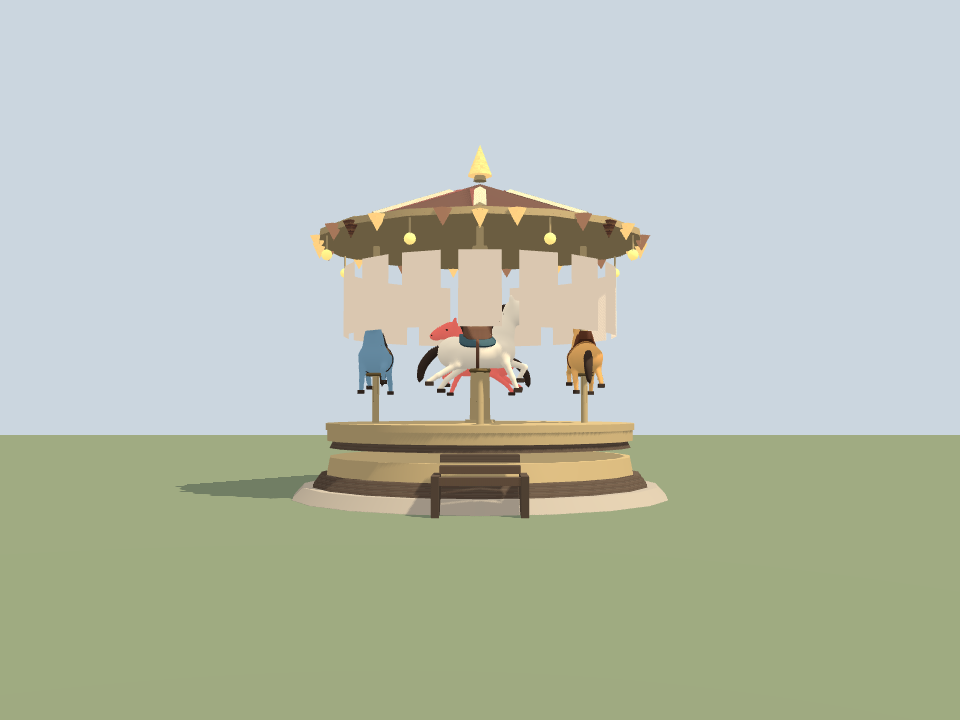
#> input picture agents/arthur/reviews/hero-assets/polish-299-carousel-seamtracery/before/gameplay.png, 960 x 720 px, found by its file name
$ python struct57-pixel-falsify.py
#> lines starting #> are read from the running program, lines starting #| are printed output that depends on the picture; after the words box and inside, x2 and y2 are one past the last pixel; in counts of white or black regions, pixels touching at a corner belong together
#!/usr/bin/env python3
# struct57-pixel-falsify.py — waterstair concept re-author falsification.
# Counts teal-class pixels (blue-dominant over red, green over red) and
# resolves the row-band structure of the water stack, before vs after.
from PIL import Image
import numpy as np

def teal_regions(path, label):
#> called with label = 'BEFORE (v1 tank, 4acda521)'
    img = np.asarray(Image.open(path).convert('RGB')).astype(int)
    r, g, b = img[:, :, 0], img[:, :, 1], img[:, :, 2]
#> r: shape (720, 960) int64; 228 distinct labels, from 28 to 255
#> g: shape (720, 960) int64; 233 distinct labels, from 23 to 255
#> b: shape (720, 960) int64; 213 distinct labels, from 18 to 236
    teal = (b > r + 25) * (g > r) * (b > 60)
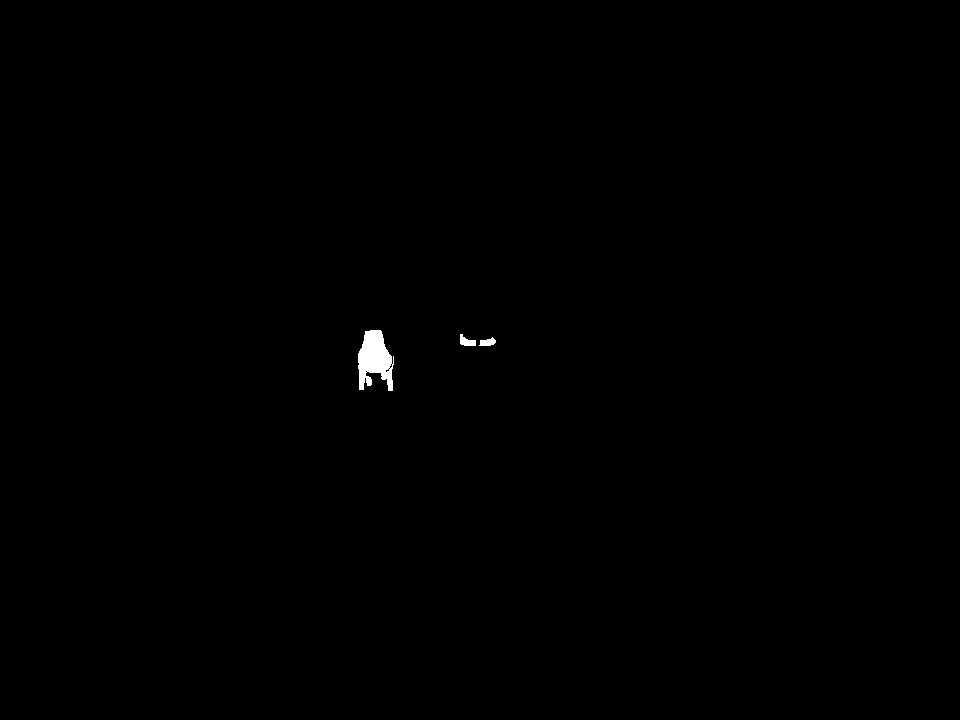
#> teal: shape (720, 960) bool; 0.24% white; 3 white regions, box (x1, y1, x2, y2) and area: (358, 330, 394, 391) 1445, (460, 334, 476, 346) 119, (479, 337, 496, 346) 101
    n = int(teal.sum())
#> n = 1665
    print(f"{label}: teal-class px = {n} ({100*n/(img.shape[0]*img.shape[1]):.2f}%)")
#| BEFORE (v1 tank, 4acda521): teal-class px = 1665 (0.24%)
    if n:
        ys, xs = np.where(teal)
#> ys = 1665 values from 330 to 390; xs = 1665 values, max 495 at index 268, min 358 at index 712, mean 387.7
        print(f"  bbox x[{xs.min()},{xs.max()}] y[{ys.min()},{ys.max()}]")
#|   bbox x[358,495] y[330,390]
        rows = np.where(teal.any(axis=1))[0]
#> rows = 61 values from 330 to 390
        bands = []
        start = rows[0]; prev = rows[0]
#> after `start = rows[0]`: start = 330
#> after `prev = rows[0]`: prev = 330
        for y in rows[1:]:
            if y != prev + 1:
                bands.append((start, prev)); start = y
            prev = y
#> this loop made 60 passes
#> after the loop, bands = []
        bands.append((start, prev))
        print(f"  {len(bands)} contiguous teal row-bands: {bands[:8]}")
#|   1 contiguous teal row-bands: [(330, 390)]

base = 'agents/arthur/reviews/struct57-waterstair/'
teal_regions(base + 'before/gameplay.png', 'BEFORE (v1 tank, 4acda521)')
teal_regions(base + 'after2/gameplay.png', 'AFTER v3 gameplay (2b418077)')
#> call 2 of teal_regions, with label = 'AFTER v3 gameplay (2b418077)'
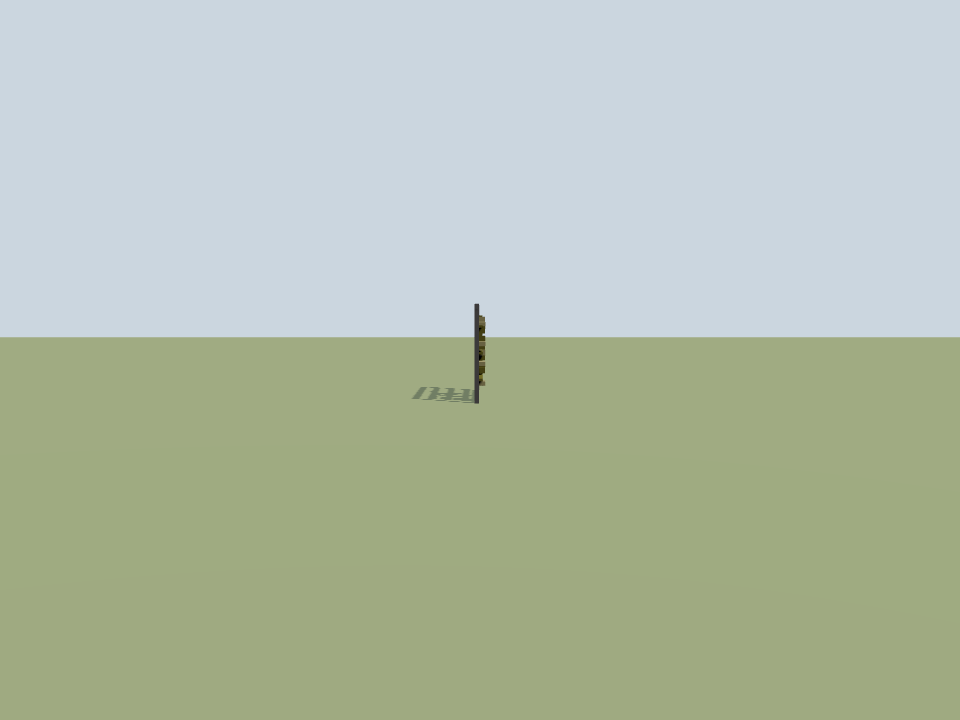
#> input picture agents/arthur/reviews/artwalk-b1/gameplay.png, 960 x 720 px, found by its file name
#> in teal_regions (call 2), `r, g, b = img[:, :, 0], img[:, :, 1], img[:, :, 2]`: r: shape (720, 960) int64; 130 distinct labels, from 0 to 203
#> in teal_regions (call 2), `r, g, b = img[:, :, 0], img[:, :, 1], img[:, :, 2]`: g: shape (720, 960) int64; 128 distinct labels, from 0 to 214
#> in teal_regions (call 2), `r, g, b = img[:, :, 0], img[:, :, 1], img[:, :, 2]`:
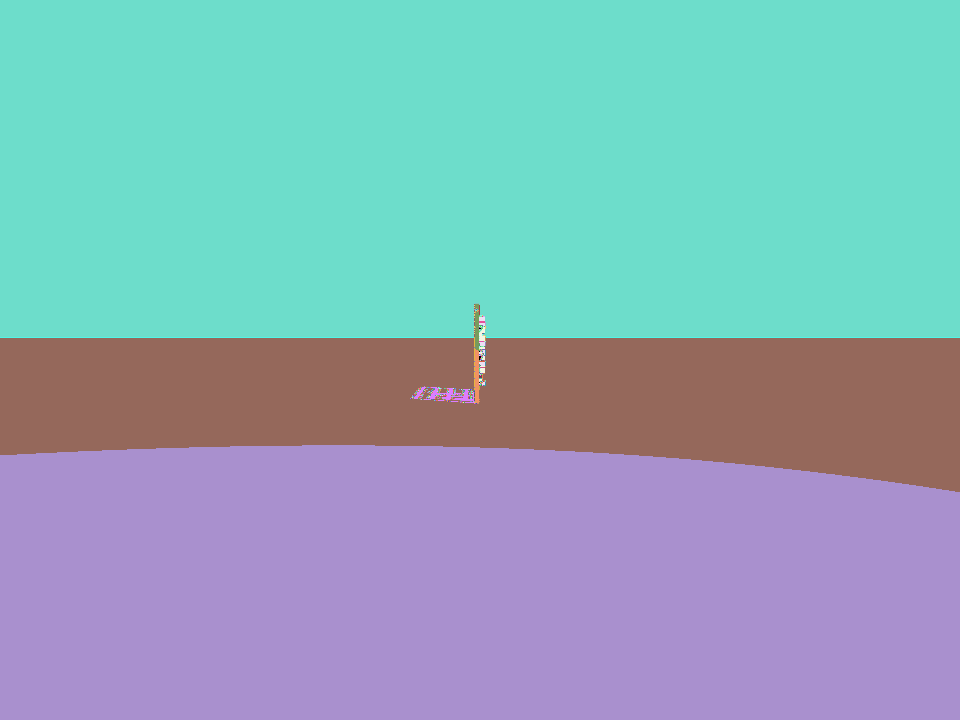
#> b: shape (720, 960) int64; 113 distinct labels, from 0 to 223; one colour per label, 0 black
#> in teal_regions (call 2), `teal = (b > r + 25) * (g > r) * (b > 60)`: teal: shape (720, 960) bool; every value is 0
#> in teal_regions (call 2), `n = int(teal.sum())`: n = 0
#| AFTER v3 gameplay (2b418077): teal-class px = 0 (0.00%)
teal_regions(base + 'after2/night.png', 'AFTER v3 night')
#> call 3 of teal_regions, with label = 'AFTER v3 night'
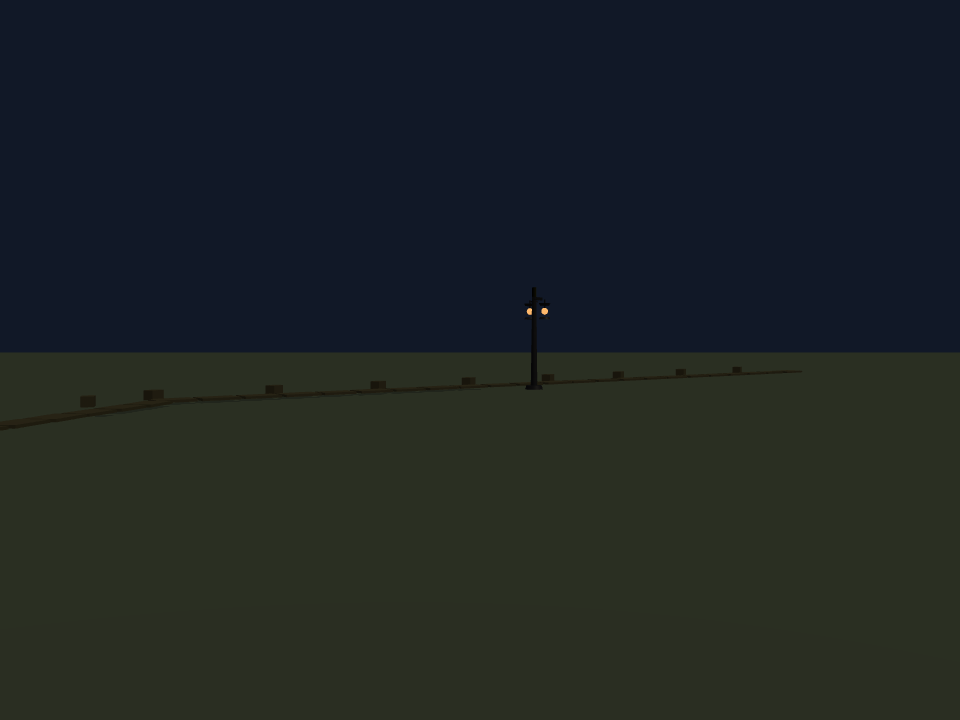
#> input picture agents/arthur/reviews/approach4-nw-sibling/night.png, 960 x 720 px, found by its file name
#> in teal_regions (call 3), `r, g, b = img[:, :, 0], img[:, :, 1], img[:, :, 2]`: r: shape (720, 960) int64; 49 distinct labels, from 0 to 255
#> in teal_regions (call 3), `r, g, b = img[:, :, 0], img[:, :, 1], img[:, :, 2]`:
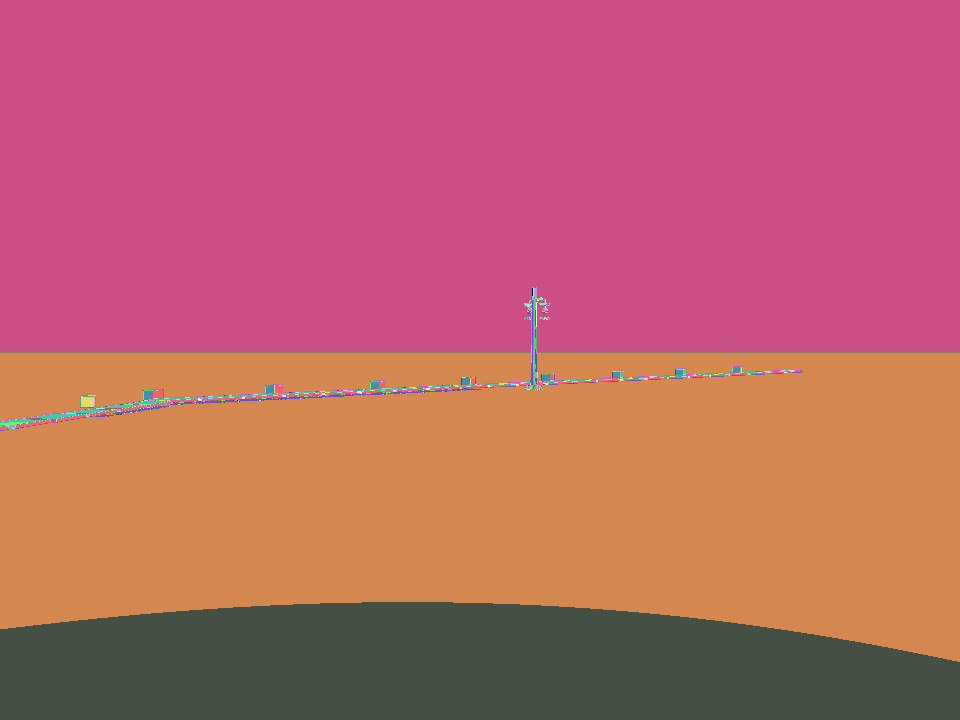
#> g: shape (720, 960) int64; 65 distinct labels, from 0 to 188; one colour per label, 0 black
#> in teal_regions (call 3), `r, g, b = img[:, :, 0], img[:, :, 1], img[:, :, 2]`:
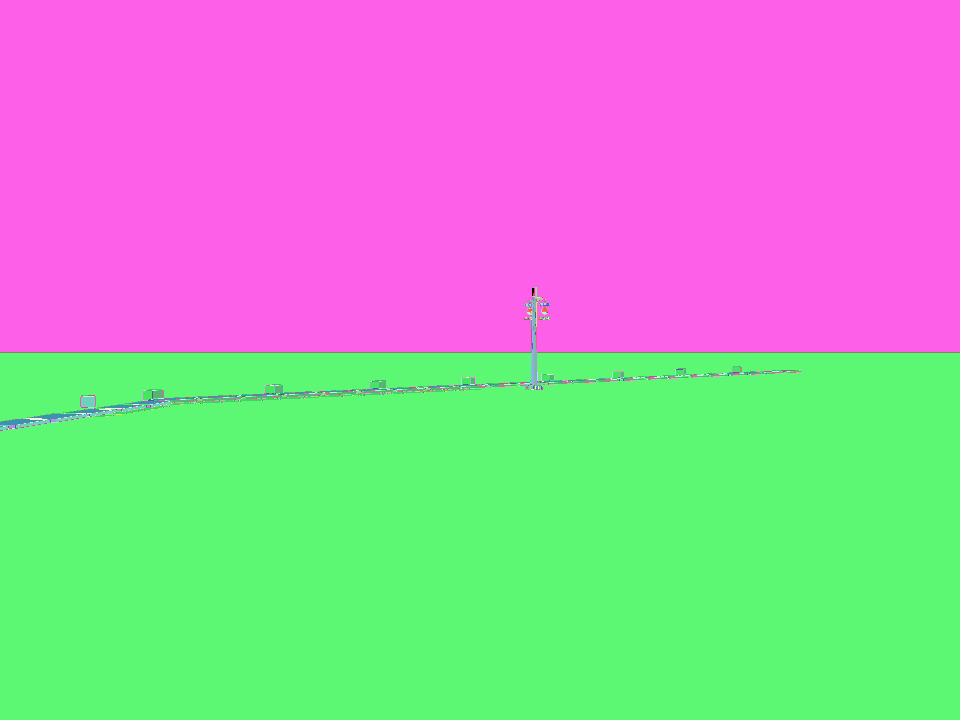
#> b: shape (720, 960) int64; 50 distinct labels, from 0 to 108; one colour per label, 0 black
#| AFTER v3 night: teal-class px = 0 (0.00%)
